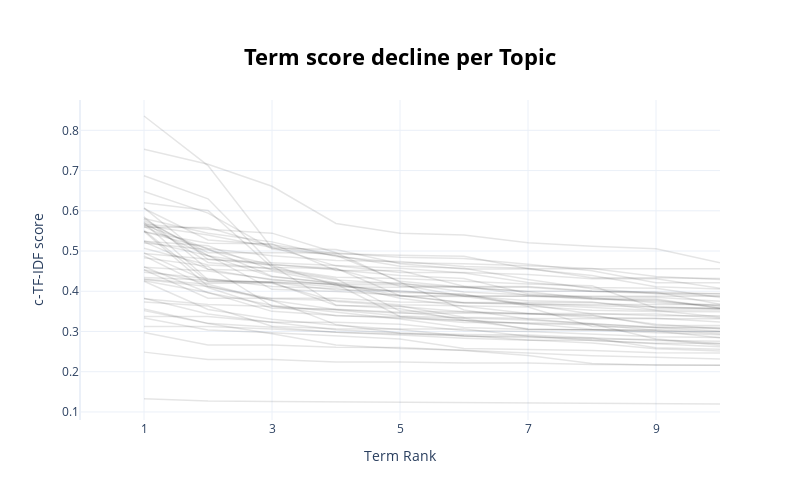

The code cell stored with this chart in its notebook:
### Code cell
topic_model.visualize_term_rank()

### Figure 1 — Plotly figure (JSON) as saved in the notebook; plotly's stock layout.template omitted (floating-point values rounded to 4 significant figures)
{"data": [{"hovertext": "<b>Topic -1</b>:user_prompt_agents_real_data_knowl", "line": {"color": "black", "width": 1.5}, "mode": "lines+lines", "name": "", "opacity": 0.1, "type": "scatter", "x": [1, 2, 3, 4, 5, 6, 7, 8, 9, 10], "y": [0.1327, 0.1275, 0.1261, 0.1251, 0.1249, 0.1231, 0.1225, 0.1219, 0.1204, 0.1198]}, {"hovertext": "<b>Topic 0</b>:excel_good ai_ai tool_documents_loo", "line": {"color": "black", "width": 1.5}, "mode": "lines+lines", "name": "", "opacity": 0.1, "type": "scatter", "x": [1, 2, 3, 4, 5, 6, 7, 8, 9, 10], "y": [0.2487, 0.2303, 0.2302, 0.2244, 0.224, 0.2215, 0.2214, 0.2179, 0.2176, 0.216]}, {"hovertext": "<b>Topic 1</b>:openai_altman_sam_sam altman_google", "line": {"color": "black", "width": 1.5}, "mode": "lines+lines", "name": "", "opacity": 0.1, "type": "scatter", "x": [1, 2, 3, 4, 5, 6, 7, 8, 9, 10], "y": [0.4248, 0.3545, 0.3302, 0.3154, 0.3048, 0.2883, 0.2848, 0.2837, 0.2593, 0.2561]}, {"hovertext": "<b>Topic 2</b>:validation_loss_torch_knn_self_prob", "line": {"color": "black", "width": 1.5}, "mode": "lines+lines", "name": "", "opacity": 0.1, "type": "scatter", "x": [1, 2, 3, 4, 5, 6, 7, 8, 9, 10], "y": [0.3827, 0.3435, 0.3228, 0.3228, 0.3177, 0.3027, 0.3003, 0.2939, 0.2867, 0.2849]}, {"hovertext": "<b>Topic 3</b>:nlp_litellm_language_large language", "line": {"color": "black", "width": 1.5}, "mode": "lines+lines", "name": "", "opacity": 0.1, "type": "scatter", "x": [1, 2, 3, 4, 5, 6, 7, 8, 9, 10], "y": [0.4609, 0.3963, 0.365, 0.3473, 0.3313, 0.3102, 0.3047, 0.3046, 0.3045, 0.2995]}, {"hovertext": "<b>Topic 4</b>:consciousness_humans_humanity_intel", "line": {"color": "black", "width": 1.5}, "mode": "lines+lines", "name": "", "opacity": 0.1, "type": "scatter", "x": [1, 2, 3, 4, 5, 6, 7, 8, 9, 10], "y": [0.2976, 0.2665, 0.2663, 0.261, 0.26, 0.2528, 0.2404, 0.2205, 0.2162, 0.2162]}, {"hovertext": "<b>Topic 5</b>:degree_career_science_computer scie", "line": {"color": "black", "width": 1.5}, "mode": "lines+lines", "name": "", "opacity": 0.1, "type": "scatter", "x": [1, 2, 3, 4, 5, 6, 7, 8, 9, 10], "y": [0.3125, 0.3125, 0.3065, 0.2978, 0.2935, 0.2903, 0.2791, 0.2711, 0.2571, 0.2516]}, {"hovertext": "<b>Topic 6</b>:4o_gpt 4o_gpt_chatgpt_care_having a", "line": {"color": "black", "width": 1.5}, "mode": "lines+lines", "name": "", "opacity": 0.1, "type": "scatter", "x": [1, 2, 3, 4, 5, 6, 7, 8, 9, 10], "y": [0.4292, 0.4116, 0.3776, 0.3172, 0.2956, 0.2889, 0.2882, 0.2812, 0.2798, 0.2656]}, {"hovertext": "<b>Topic 7</b>:ai video_videos_video_editing_maker", "line": {"color": "black", "width": 1.5}, "mode": "lines+lines", "name": "", "opacity": 0.1, "type": "scatter", "x": [1, 2, 3, 4, 5, 6, 7, 8, 9, 10], "y": [0.4342, 0.4273, 0.4217, 0.418, 0.3375, 0.3275, 0.319, 0.3168, 0.3029, 0.2942]}, {"hovertext": "<b>Topic 8</b>:optional_int_alpha_false_checks_ima", "line": {"color": "black", "width": 1.5}, "mode": "lines+lines", "name": "", "opacity": 0.1, "type": "scatter", "x": [1, 2, 3, 4, 5, 6, 7, 8, 9, 10], "y": [0.4834, 0.4619, 0.3632, 0.3394, 0.3363, 0.3225, 0.322, 0.3184, 0.311, 0.3096]}, {"hovertext": "<b>Topic 9</b>:nvidia_details_ai news_chip_05_2024", "line": {"color": "black", "width": 1.5}, "mode": "lines+lines", "name": "", "opacity": 0.1, "type": "scatter", "x": [1, 2, 3, 4, 5, 6, 7, 8, 9, 10], "y": [0.3371, 0.337, 0.3231, 0.3041, 0.296, 0.2923, 0.2913, 0.2836, 0.2777, 0.2756]}, {"hovertext": "<b>Topic 10</b>:efficiency_model efficiency_latenc", "line": {"color": "black", "width": 1.5}, "mode": "lines+lines", "name": "", "opacity": 0.1, "type": "scatter", "x": [1, 2, 3, 4, 5, 6, 7, 8, 9, 10], "y": [0.3561, 0.3202, 0.3103, 0.2979, 0.2914, 0.2833, 0.2785, 0.278, 0.2696, 0.2622]}, {"hovertext": "<b>Topic 11</b>:billion_thread_invest_musk_xai_man", "line": {"color": "black", "width": 1.5}, "mode": "lines+lines", "name": "", "opacity": 0.1, "type": "scatter", "x": [1, 2, 3, 4, 5, 6, 7, 8, 9, 10], "y": [0.52, 0.5029, 0.4653, 0.4144, 0.3993, 0.3919, 0.3626, 0.3528, 0.3495, 0.3489]}, {"hovertext": "<b>Topic 12</b>:replaced ai_replaced_fired_employe", "line": {"color": "black", "width": 1.5}, "mode": "lines+lines", "name": "", "opacity": 0.1, "type": "scatter", "x": [1, 2, 3, 4, 5, 6, 7, 8, 9, 10], "y": [0.5666, 0.5543, 0.5444, 0.4958, 0.4225, 0.3534, 0.3309, 0.3187, 0.2816, 0.2696]}, {"hovertext": "<b>Topic 13</b>:time series_forecasting_series_eve", "line": {"color": "black", "width": 1.5}, "mode": "lines+lines", "name": "", "opacity": 0.1, "type": "scatter", "x": [1, 2, 3, 4, 5, 6, 7, 8, 9, 10], "y": [0.5611, 0.4882, 0.4636, 0.3657, 0.3565, 0.3277, 0.32, 0.3054, 0.3003, 0.2996]}, {"hovertext": "<b>Topic 14</b>:browser_dark_browser extension_pag", "line": {"color": "black", "width": 1.5}, "mode": "lines+lines", "name": "", "opacity": 0.1, "type": "scatter", "x": [1, 2, 3, 4, 5, 6, 7, 8, 9, 10], "y": [0.3812, 0.3671, 0.3621, 0.3534, 0.3384, 0.3329, 0.3283, 0.3198, 0.3093, 0.3012]}, {"hovertext": "<b>Topic 15</b>:alphafold_simulation_molecules_gen", "line": {"color": "black", "width": 1.5}, "mode": "lines+lines", "name": "", "opacity": 0.1, "type": "scatter", "x": [1, 2, 3, 4, 5, 6, 7, 8, 9, 10], "y": [0.373, 0.3635, 0.3133, 0.3066, 0.3061, 0.3061, 0.288, 0.2774, 0.2706, 0.2706]}, {"hovertext": "<b>Topic 16</b>:tokens_letter_llms_token_decoding_", "line": {"color": "black", "width": 1.5}, "mode": "lines+lines", "name": "", "opacity": 0.1, "type": "scatter", "x": [1, 2, 3, 4, 5, 6, 7, 8, 9, 10], "y": [0.3334, 0.3034, 0.2967, 0.2885, 0.281, 0.2579, 0.2554, 0.2527, 0.2469, 0.2468]}, {"hovertext": "<b>Topic 17</b>:gpu_tops_vram_tpu_gpus_rtx_hardwar", "line": {"color": "black", "width": 1.5}, "mode": "lines+lines", "name": "", "opacity": 0.1, "type": "scatter", "x": [1, 2, 3, 4, 5, 6, 7, 8, 9, 10], "y": [0.4264, 0.3967, 0.35, 0.3398, 0.3329, 0.327, 0.3068, 0.3039, 0.297, 0.2919]}, {"hovertext": "<b>Topic 18</b>:community_positive impact_better p", "line": {"color": "black", "width": 1.5}, "mode": "lines+lines", "name": "", "opacity": 0.1, "type": "scatter", "x": [1, 2, 3, 4, 5, 6, 7, 8, 9, 10], "y": [0.4532, 0.3826, 0.3826, 0.3826, 0.373, 0.3712, 0.3669, 0.3433, 0.3433, 0.3335]}, {"hovertext": "<b>Topic 19</b>:chatbots_chat bot_chat_bot_coffee_", "line": {"color": "black", "width": 1.5}, "mode": "lines+lines", "name": "", "opacity": 0.1, "type": "scatter", "x": [1, 2, 3, 4, 5, 6, 7, 8, 9, 10], "y": [0.4306, 0.4177, 0.3773, 0.3548, 0.3455, 0.3455, 0.3435, 0.3409, 0.3152, 0.3152]}, {"hovertext": "<b>Topic 20</b>:travel_light_open ai_quantum_faste", "line": {"color": "black", "width": 1.5}, "mode": "lines+lines", "name": "", "opacity": 0.1, "type": "scatter", "x": [1, 2, 3, 4, 5, 6, 7, 8, 9, 10], "y": [0.3519, 0.32, 0.2946, 0.2663, 0.2575, 0.2535, 0.2465, 0.2396, 0.236, 0.2318]}, {"hovertext": "<b>Topic 21</b>:music_techno_album_instruments_ai ", "line": {"color": "black", "width": 1.5}, "mode": "lines+lines", "name": "", "opacity": 0.1, "type": "scatter", "x": [1, 2, 3, 4, 5, 6, 7, 8, 9, 10], "y": [0.5489, 0.4126, 0.3813, 0.3773, 0.3663, 0.3642, 0.3607, 0.3123, 0.3104, 0.3076]}, {"hovertext": "<b>Topic 22</b>:dead_bots_memes_fake_internet_inco", "line": {"color": "black", "width": 1.5}, "mode": "lines+lines", "name": "", "opacity": 0.1, "type": "scatter", "x": [1, 2, 3, 4, 5, 6, 7, 8, 9, 10], "y": [0.4596, 0.4503, 0.4301, 0.4153, 0.3967, 0.3923, 0.3671, 0.3671, 0.3671, 0.3671]}, {"hovertext": "<b>Topic 23</b>:jan_llama cpp_llama_ollama_locally", "line": {"color": "black", "width": 1.5}, "mode": "lines+lines", "name": "", "opacity": 0.1, "type": "scatter", "x": [1, 2, 3, 4, 5, 6, 7, 8, 9, 10], "y": [0.4955, 0.4242, 0.4234, 0.4108, 0.4102, 0.4097, 0.3985, 0.3812, 0.3751, 0.3641]}, {"hovertext": "<b>Topic 24</b>:memory_lstm_mixing_gating_mamba_qu", "line": {"color": "black", "width": 1.5}, "mode": "lines+lines", "name": "", "opacity": 0.1, "type": "scatter", "x": [1, 2, 3, 4, 5, 6, 7, 8, 9, 10], "y": [0.5515, 0.4241, 0.422, 0.4031, 0.4014, 0.3886, 0.3873, 0.382, 0.3806, 0.358]}, {"hovertext": "<b>Topic 25</b>:bert_active learning_apples_active", "line": {"color": "black", "width": 1.5}, "mode": "lines+lines", "name": "", "opacity": 0.1, "type": "scatter", "x": [1, 2, 3, 4, 5, 6, 7, 8, 9, 10], "y": [0.5719, 0.4715, 0.4553, 0.4309, 0.3507, 0.3486, 0.3442, 0.3393, 0.3182, 0.307]}, {"hovertext": "<b>Topic 26</b>:patch_fuse_clip_feature_facial_emb", "line": {"color": "black", "width": 1.5}, "mode": "lines+lines", "name": "", "opacity": 0.1, "type": "scatter", "x": [1, 2, 3, 4, 5, 6, 7, 8, 9, 10], "y": [0.4471, 0.4317, 0.4116, 0.4067, 0.3875, 0.3867, 0.3669, 0.3593, 0.3519, 0.3361]}, {"hovertext": "<b>Topic 27</b>:rag_llamaindex_langchain_retrieval", "line": {"color": "black", "width": 1.5}, "mode": "lines+lines", "name": "", "opacity": 0.1, "type": "scatter", "x": [1, 2, 3, 4, 5, 6, 7, 8, 9, 10], "y": [0.5699, 0.4287, 0.4222, 0.3645, 0.3621, 0.3491, 0.3448, 0.3348, 0.3332, 0.3233]}, {"hovertext": "<b>Topic 28</b>:photo_photos_canvas_upload_profess", "line": {"color": "black", "width": 1.5}, "mode": "lines+lines", "name": "", "opacity": 0.1, "type": "scatter", "x": [1, 2, 3, 4, 5, 6, 7, 8, 9, 10], "y": [0.5244, 0.5131, 0.4525, 0.428, 0.4187, 0.4093, 0.4002, 0.4002, 0.3946, 0.3882]}, {"hovertext": "<b>Topic 29</b>:writing_essay_essays_citation_ai w", "line": {"color": "black", "width": 1.5}, "mode": "lines+lines", "name": "", "opacity": 0.1, "type": "scatter", "x": [1, 2, 3, 4, 5, 6, 7, 8, 9, 10], "y": [0.5649, 0.505, 0.4375, 0.4189, 0.3824, 0.3627, 0.3448, 0.3448, 0.3393, 0.3393]}, {"hovertext": "<b>Topic 30</b>:voice_voice model_ear_text speech_", "line": {"color": "black", "width": 1.5}, "mode": "lines+lines", "name": "", "opacity": 0.1, "type": "scatter", "x": [1, 2, 3, 4, 5, 6, 7, 8, 9, 10], "y": [0.6198, 0.6008, 0.4594, 0.4557, 0.4123, 0.4123, 0.412, 0.4005, 0.3978, 0.3674]}, {"hovertext": "<b>Topic 31</b>:kl_arnold_moe_kolmogorov_merging_m", "line": {"color": "black", "width": 1.5}, "mode": "lines+lines", "name": "", "opacity": 0.1, "type": "scatter", "x": [1, 2, 3, 4, 5, 6, 7, 8, 9, 10], "y": [0.6073, 0.4788, 0.4711, 0.464, 0.457, 0.4455, 0.422, 0.4091, 0.4077, 0.3848]}, {"hovertext": "<b>Topic 32</b>:microsoft_copilot_devin_screenshot", "line": {"color": "black", "width": 1.5}, "mode": "lines+lines", "name": "", "opacity": 0.1, "type": "scatter", "x": [1, 2, 3, 4, 5, 6, 7, 8, 9, 10], "y": [0.4936, 0.4804, 0.4661, 0.4573, 0.3891, 0.3891, 0.3763, 0.3736, 0.3536, 0.3535]}, {"hovertext": "<b>Topic 33</b>:diffusion_diffusion models_diffusi", "line": {"color": "black", "width": 1.5}, "mode": "lines+lines", "name": "", "opacity": 0.1, "type": "scatter", "x": [1, 2, 3, 4, 5, 6, 7, 8, 9, 10], "y": [0.8356, 0.7125, 0.5071, 0.504, 0.4684, 0.4551, 0.4551, 0.4392, 0.4113, 0.4056]}, {"hovertext": "<b>Topic 34</b>:lyrics_song_singing_music_cover_ge", "line": {"color": "black", "width": 1.5}, "mode": "lines+lines", "name": "", "opacity": 0.1, "type": "scatter", "x": [1, 2, 3, 4, 5, 6, 7, 8, 9, 10], "y": [0.687, 0.6297, 0.4668, 0.4527, 0.4393, 0.4318, 0.3939, 0.3855, 0.3848, 0.3753]}, {"hovertext": "<b>Topic 35</b>:agi_governance_living_feedback loo", "line": {"color": "black", "width": 1.5}, "mode": "lines+lines", "name": "", "opacity": 0.1, "type": "scatter", "x": [1, 2, 3, 4, 5, 6, 7, 8, 9, 10], "y": [0.4881, 0.4095, 0.358, 0.3554, 0.348, 0.3327, 0.3049, 0.3043, 0.3013, 0.2842]}, {"hovertext": "<b>Topic 36</b>:gemini_uk_emails_beta_puzzle_mode_", "line": {"color": "black", "width": 1.5}, "mode": "lines+lines", "name": "", "opacity": 0.1, "type": "scatter", "x": [1, 2, 3, 4, 5, 6, 7, 8, 9, 10], "y": [0.5802, 0.4894, 0.4047, 0.3996, 0.3903, 0.3707, 0.3695, 0.3638, 0.361, 0.3569]}, {"hovertext": "<b>Topic 37</b>:accent_voice_elevenlabs_voices_act", "line": {"color": "black", "width": 1.5}, "mode": "lines+lines", "name": "", "opacity": 0.1, "type": "scatter", "x": [1, 2, 3, 4, 5, 6, 7, 8, 9, 10], "y": [0.5588, 0.5583, 0.511, 0.489, 0.4623, 0.4571, 0.4294, 0.4062, 0.3945, 0.3945]}, {"hovertext": "<b>Topic 38</b>:pytorch_model zoo_validate_framewo", "line": {"color": "black", "width": 1.5}, "mode": "lines+lines", "name": "", "opacity": 0.1, "type": "scatter", "x": [1, 2, 3, 4, 5, 6, 7, 8, 9, 10], "y": [0.5756, 0.496, 0.496, 0.4949, 0.4846, 0.4812, 0.4672, 0.4511, 0.4212, 0.4212]}, {"hovertext": "<b>Topic 39</b>:clustering_book_parents_theory_sci", "line": {"color": "black", "width": 1.5}, "mode": "lines+lines", "name": "", "opacity": 0.1, "type": "scatter", "x": [1, 2, 3, 4, 5, 6, 7, 8, 9, 10], "y": [0.6058, 0.5274, 0.5156, 0.4931, 0.4897, 0.4868, 0.4559, 0.4559, 0.4559, 0.4559]}, {"hovertext": "<b>Topic 40</b>:neurips_submission_reviewers_accep", "line": {"color": "black", "width": 1.5}, "mode": "lines+lines", "name": "", "opacity": 0.1, "type": "scatter", "x": [1, 2, 3, 4, 5, 6, 7, 8, 9, 10], "y": [0.6481, 0.5941, 0.505, 0.4896, 0.4246, 0.4098, 0.4098, 0.3994, 0.3975, 0.393]}, {"hovertext": "<b>Topic 41</b>:image generator_generator_style_ai", "line": {"color": "black", "width": 1.5}, "mode": "lines+lines", "name": "", "opacity": 0.1, "type": "scatter", "x": [1, 2, 3, 4, 5, 6, 7, 8, 9, 10], "y": [0.507, 0.4651, 0.4569, 0.4351, 0.4314, 0.4249, 0.4181, 0.4138, 0.3579, 0.3579]}, {"hovertext": "<b>Topic 42</b>:ml_compiler_distributed_model buil", "line": {"color": "black", "width": 1.5}, "mode": "lines+lines", "name": "", "opacity": 0.1, "type": "scatter", "x": [1, 2, 3, 4, 5, 6, 7, 8, 9, 10], "y": [0.585, 0.4548, 0.4496, 0.4206, 0.4206, 0.398, 0.3907, 0.3837, 0.3712, 0.3632]}, {"hovertext": "<b>Topic 43</b>:survey_diversity_voting_trustworth", "line": {"color": "black", "width": 1.5}, "mode": "lines+lines", "name": "", "opacity": 0.1, "type": "scatter", "x": [1, 2, 3, 4, 5, 6, 7, 8, 9, 10], "y": [0.525, 0.4886, 0.4358, 0.4206, 0.3891, 0.3719, 0.3719, 0.3719, 0.3607, 0.3558]}, {"hovertext": "<b>Topic 44</b>:artists_imagination_taste_stealing", "line": {"color": "black", "width": 1.5}, "mode": "lines+lines", "name": "", "opacity": 0.1, "type": "scatter", "x": [1, 2, 3, 4, 5, 6, 7, 8, 9, 10], "y": [0.4537, 0.4198, 0.4198, 0.3746, 0.3635, 0.3352, 0.3324, 0.3324, 0.3324, 0.3319]}, {"hovertext": "<b>Topic 45</b>:fashion_credits_photo_private_swap", "line": {"color": "black", "width": 1.5}, "mode": "lines+lines", "name": "", "opacity": 0.1, "type": "scatter", "x": [1, 2, 3, 4, 5, 6, 7, 8, 9, 10], "y": [0.548, 0.5191, 0.5178, 0.4518, 0.4516, 0.4122, 0.39, 0.3802, 0.3785, 0.3582]}, {"hovertext": "<b>Topic 46</b>:generative_generative ui_generativ", "line": {"color": "black", "width": 1.5}, "mode": "lines+lines", "name": "", "opacity": 0.1, "type": "scatter", "x": [1, 2, 3, 4, 5, 6, 7, 8, 9, 10], "y": [0.5634, 0.5397, 0.509, 0.4631, 0.4464, 0.4464, 0.4414, 0.4308, 0.4308, 0.4072]}, {"hovertext": "<b>Topic 47</b>:google_jds_glue pizza_overview_glu", "line": {"color": "black", "width": 1.5}, "mode": "lines+lines", "name": "", "opacity": 0.1, "type": "scatter", "x": [1, 2, 3, 4, 5, 6, 7, 8, 9, 10], "y": [0.5482, 0.5062, 0.4884, 0.4764, 0.4739, 0.4617, 0.4575, 0.4334, 0.4334, 0.432]}, {"hovertext": "<b>Topic 48</b>:source llms_pcie_llm_production_lo", "line": {"color": "black", "width": 1.5}, "mode": "lines+lines", "name": "", "opacity": 0.1, "type": "scatter", "x": [1, 2, 3, 4, 5, 6, 7, 8, 9, 10], "y": [0.5228, 0.4544, 0.4277, 0.4164, 0.4162, 0.3878, 0.3878, 0.3878, 0.3878, 0.3878]}, {"hovertext": "<b>Topic 49</b>:conferences_icml_conference_attend", "line": {"color": "black", "width": 1.5}, "mode": "lines+lines", "name": "", "opacity": 0.1, "type": "scatter", "x": [1, 2, 3, 4, 5, 6, 7, 8, 9, 10], "y": [0.7531, 0.7155, 0.6609, 0.5685, 0.5439, 0.5397, 0.5208, 0.5117, 0.5054, 0.471]}, {"hovertext": "<b>Topic 50</b>:attention_self attention_parallel_", "line": {"color": "black", "width": 1.5}, "mode": "lines+lines", "name": "", "opacity": 0.1, "type": "scatter", "x": [1, 2, 3, 4, 5, 6, 7, 8, 9, 10], "y": [0.581, 0.5442, 0.5227, 0.4863, 0.4707, 0.4687, 0.4637, 0.4563, 0.4366, 0.4292]}], "layout": {"height": 500, "hoverlabel": {"bgcolor": "white", "font": {"family": "Rockwell", "size": 16}}, "showlegend": false, "title": {"font": {"color": "Black", "size": 22}, "text": "<b>Term score decline per Topic</b>", "x": 0.5, "xanchor": "center", "y": 0.9, "yanchor": "top"}, "width": 800, "xaxis": {"dtick": 2, "range": [0, 10], "tick0": 1, "title": {"text": "Term Rank"}}, "yaxis": {"title": {"text": "c-TF-IDF score"}}}}
